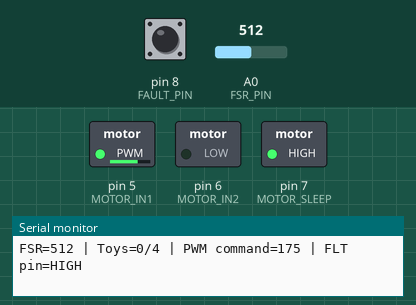
This sketch was run on a simulated Arduino Uno, built with avr-gcc and run on an emulated ATmega328P. Shown: switched loads named in the sketch (green lamp = pin HIGH), the last lines printed to the serial monitor. Inputs (shaded band) come from the test bench; at power-on: pin 8 (FAULT_PIN) HIGH, A0 (FSR_PIN) = 512.

Above: at 1.2 s.
1.3 s: pin 8 (FAULT_PIN) pulled LOW for 0.15 s
At 2.5 s:
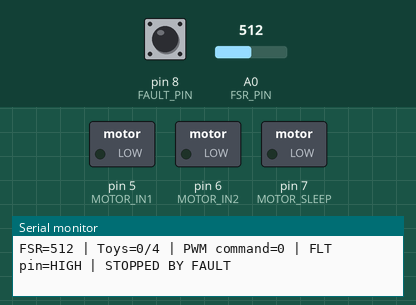
2.9 s: pin 8 (FAULT_PIN) pulled LOW for 1 s
Timing chart, 0 to 5.9 s (numbered marks = the images above; inputs shaded):
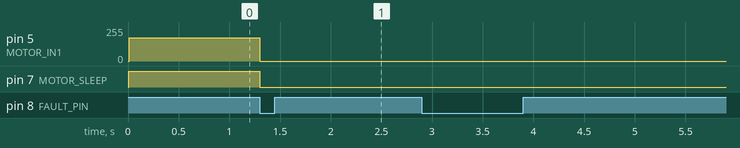

The sketch:

aToy_Test.ino
```cpp
// Arduino Uno with DRV8833 motor driver

const int FSR_PIN = A0;

const int MOTOR_IN1 = 5;     // Driver AIN1
const int MOTOR_IN2 = 6;     // Driver AIN2
const int MOTOR_SLEEP = 7;   // Driver SLP
const int FAULT_PIN = 8;     // Driver FLT

const int PRESS_THRESHOLD = 200;
const int RELEASE_THRESHOLD = 100;

int motorSpeed = 175;
const int SPEED_STEP =30;

int toysFed = 0;
bool readyForToy = false;
bool faultStopped = false;

unsigned long lastPrint = 0;


void stopMotor() {
  analogWrite(MOTOR_IN1, 0);
  digitalWrite(MOTOR_SLEEP, LOW);
  motorSpeed = 0;
}


void setup() {
  Serial.begin(115200);

  pinMode(FSR_PIN, INPUT);
  pinMode(FAULT_PIN, INPUT_PULLUP);

  pinMode(MOTOR_IN1, OUTPUT);
  pinMode(MOTOR_IN2, OUTPUT);
  pinMode(MOTOR_SLEEP, OUTPUT);

  analogWrite(MOTOR_IN1, 0);
  digitalWrite(MOTOR_IN2, LOW);
  digitalWrite(MOTOR_SLEEP, LOW);

  Serial.println("FSR AND MOTOR DIAGNOSTICS");
  Serial.println("A0 = FSR");
  Serial.println("D5 = AIN1, D6 = AIN2");
  Serial.println("D7 = SLP, D8 = FLT");
  Serial.println("Press and release the FSR to test.");
  Serial.println("PWM is a command, not measured motor speed.");

  digitalWrite(MOTOR_SLEEP, HIGH);
  delay(5);

  analogWrite(MOTOR_IN1, motorSpeed);
  Serial.println("Starting motor: PWM command = 100");
}


void loop() {
  int pressure = analogRead(FSR_PIN);
  bool faultSignal = digitalRead(FAULT_PIN) == LOW;

  // Stop if the driver reports a fault during operation.
  if (faultSignal && !faultStopped && toysFed < 4) {
    stopMotor();
    faultStopped = true;

    Serial.println(
      "FAULT SIGNAL: motor disabled. Check driver, wiring,"
    );
    Serial.println(
      "motor load and supply. Press Reset after fixing."
    );
  }

  // Run the feeding logic while the game is active.
  if (!faultStopped && toysFed < 4) {
    if (pressure <= RELEASE_THRESHOLD) {
      readyForToy = true;
    }

    if (pressure >= PRESS_THRESHOLD && readyForToy) {
      readyForToy = false;
      toysFed++;

      Serial.print("NEW FSR PRESS: toy count = ");
      Serial.println(toysFed);

      if (toysFed >= 10) {
        stopMotor();
        Serial.println("GAME COMPLETE: motor command OFF.");
        Serial.println("Press Arduino Reset to restart.");
      } else {
        motorSpeed += SPEED_STEP;
        analogWrite(MOTOR_IN1, motorSpeed);

        Serial.print("Motor PWM command increased to ");
        Serial.println(motorSpeed);
      }
    }
  }

  // Keep showing diagnostics even after the motor stops.
  if (millis() - lastPrint >= 500) {
    lastPrint = millis();

    Serial.print("FSR=");
    Serial.print(pressure);

    Serial.print(" | Toys=");
    Serial.print(toysFed);
    Serial.print("/4");

    Serial.print(" | PWM command=");
    Serial.print(motorSpeed);

    Serial.print(" | FLT pin=");
    Serial.print(faultSignal ? "LOW" : "HIGH");

    if (faultStopped) {
      Serial.print(" | STOPPED BY FAULT");
    } else if (toysFed >= 4) {
      Serial.print(" | GAME COMPLETE");
    }

    Serial.println();
  }

  delay(10);
}
```

Measured:
- after the input at 1.3 s, pin 5 (MOTOR_IN1): 175/255 → 0/255 at once; pin 7 (MOTOR_SLEEP): HIGH → LOW at once
